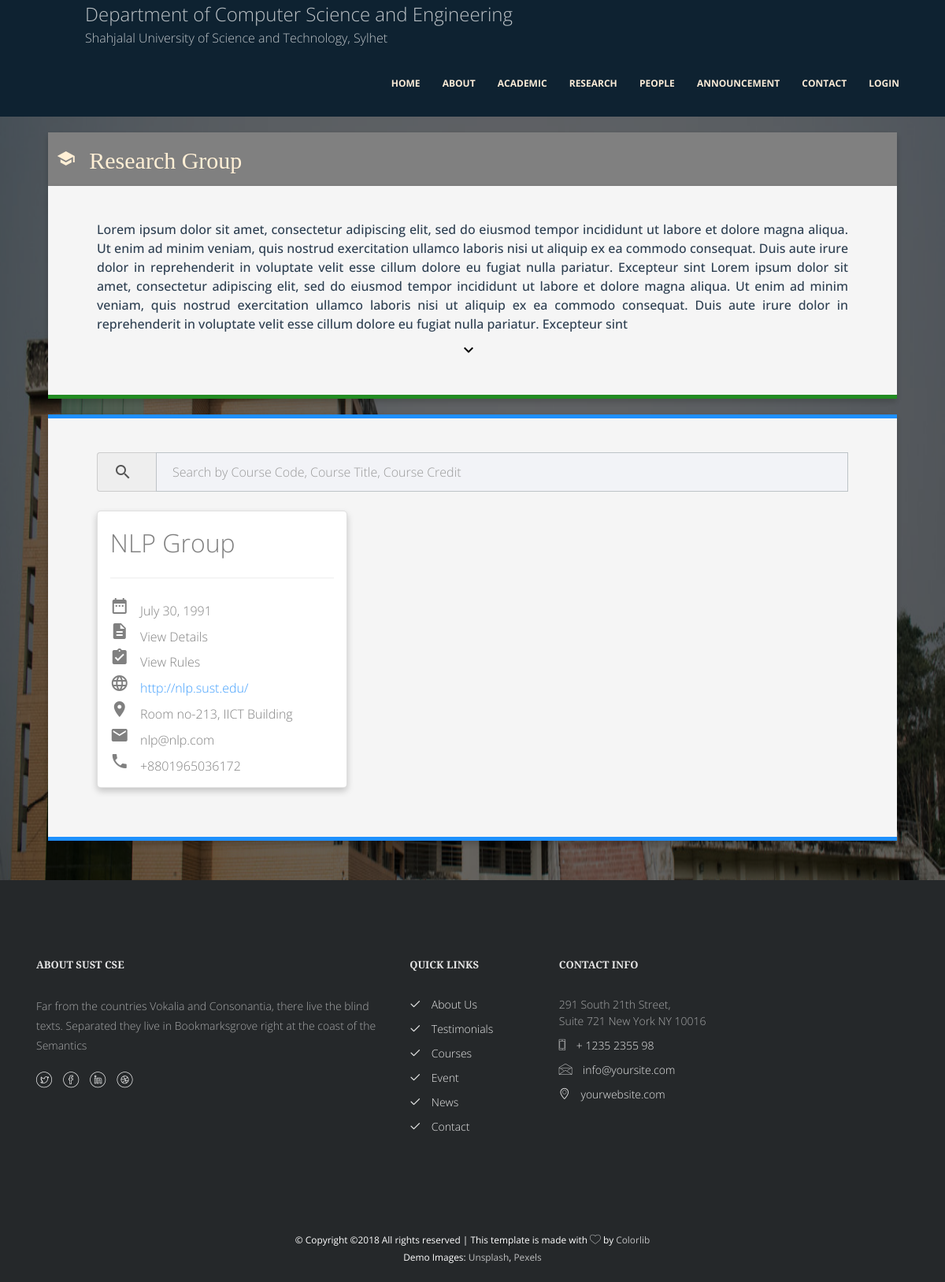
Screenshot of /research/groups/ with the database file from the repository.
### research/models.py (models this page shows, shortened)
class ResearchGroup(models.Model):
    name = models.CharField(max_length=200)
    date_established = models.DateField()
    office = models.CharField(blank=True, null=True, max_length=500)
    research_area = models.ManyToManyField(ResearchArea, related_name="research_group")
    about = models.TextField(blank=True, null=True)
    rules = models.TextField(blank=True, null=True)
    site_link = models.URLField(blank=True, null=True)
    email = models.EmailField(blank=True, null=True)
    contact = models.CharField(blank=True, null=True, max_length=200)
    def getStrippedName(self):
        return self.name.replace(" ", "")

### research/views.py (the view)
# urls.py: path('groups/', views.research_groups, name='research_groups'),
def research_groups(request):
    groups = ResearchGroup.objects.all()
    context={'groups': groups}
    return render(request, 'research/groups.html', context)

### templates/research/groups.html (shortened to what this page needs)
{% extends 'base.html' %}
{% block content %}
<div class="research-group-background">
    <div class="program-content-overlay">
        <div class="program-content">
            <div class="">
                <div class="row">
                    <div class="container">
                        <div class="col-md-12">
                            <h2 class="program-detail-card-header">
                                <i class="material-icons">school</i>
                                Research Group</h2>
                            <div class="classes class-single program-detail-header-card">
                                <div class="desc desc2 row">
                                    <div class="col-md-12 program-detail-container">
                                        <center class="faculty_detail_description">
                                            Lorem ipsum dolor sit amet, consectetur adipiscing elit, sed do eiusmod
                                            tempor
                                            incididunt ut labore et dolore magna aliqua. Ut enim ad minim veniam, quis
                                            nostrud exercitation ullamco laboris nisi ut aliquip ex ea commodo
                                            consequat.
                                            Duis aute irure dolor in reprehenderit in voluptate velit esse cillum dolore
                                            eu fugiat nulla pariatur. Excepteur sint Lorem ipsum dolor sit amet,
                                            consectetur
                                            adipiscing elit, sed do eiusmod tempor
                                            incididunt ut labore et dolore magna aliqua. Ut enim ad minim veniam, quis
                                            nostrud exercitation ullamco laboris nisi ut aliquip ex ea commodo
                                            consequat.
                                            Duis aute irure dolor in reprehenderit in voluptate velit esse cillum dolore
                                            eu fugiat nulla pariatur. Excepteur sint
                                        </center>
                                        <center>
                                            <a href="#curriculum-detail" style="color: black"><i class="material-icons">keyboard_arrow_down</i></a>
                                        </center>
                                    </div>
                                </div>
                            </div>
                        </div>
                    </div>
                </div>
            </div>
            <div id="curriculum-detail">
                <div class="row">
                    <div class="container">
                        <div class="col-md-12">
                            <div class="classes class-single curriculum-detail-container-card">
                                <div class="desc desc2 row">
                                    <div class="col-md-12 program-detail-container">
                                        <form>
                                            <div class="input-group">
                                                <span class="input-group-addon"><i
                                                        class="material-icons">search</i></span>
                                                <input style="border:1px solid #bdc3c7" id="searchItem" type="text"
                                                       class="form-control"
                                                       name="searchItem"
                                                       placeholder="Search by Course Code, Course Title, Course Credit"
                                                       data-toggle="hideseek" data-list=".list">
                                            </div>
                                            <br>
                                        </form>
                                        {% for group in groups %}
                                        <div class="col-md-4 col-sm-11 col-xs-11 card" style="padding: 0px">
                                            <div class="research_group_card">
                                                <span class="research_group_name">{{ group.name }}</span>
                                                <hr>
                                                <i class="material-icons">date_range</i> <span>  {{ group.date_established }}</span>
                                                <br>
                                                <i class="material-icons">description</i><span data-toggle="modal" data-target="#{{group.getStrippedName}}"
                                                               style="cursor: pointer">  View Details</span>
                                                <br>
                                                {% if group.rules %}
                                                    <i class="material-icons">assignment_turned_in</i> <span data-toggle="modal" data-target="#rules{{group.getStrippedName}}"
                                                               style="cursor: pointer">View Rules</span>
                                                {% endif %}
                                                <br>
                                                {% if group.site_link %}
                                                <i class="material-icons">language</i> <a href="{{ group.site_link }}">{{group.site_link}}</a>
                                                {% endif %}
                                                <br>
                                                {% if group.office %}
                                                <i class="material-icons">location_on</i> <span >{{group.office}}</span>
                                                {% endif %}
                                                <br>
                                                {% if group.email %}
                                                <i class="material-icons">email</i> <span href="{{ group.email }}">{{group.email}}</span>
                                                {% endif %}
                                                <br>
                                                {% if group.contact %}
                                                <i class="material-icons">phone</i> <span>{{ group.contact }}</span>
                                                {% endif %}
                                            </div>
                                        </div>
                                        {% endfor %}
                                    </div>
                                </div>
                            </div>
                        </div>
                    </div>
                </div>
            </div>
            <br><br>
        </div>
    </div>
</div>
{% endblock %}

### static/css/sidenav.css (style rules this page uses)
.card { box-shadow: 0 4px 8px 0 rgba(0,0,0,0.2); transition: 0.3s; border-radius: 5px; }

### static/css/publication_style.css (style rules this page uses)
.card { box-shadow: 0 4px 8px 0 rgba(0,0,0,0.2); transition: 0.3s; border-radius: 5px; }
.research-group-background { background-image: url(../images/bg3.jpg); background-size: 100% 100%; background-attachment: fixed; }
.research_group_card { padding: 5%; }
.research_group_name { font-size: 2em; }

### static/css/people_style.css (style rules this page uses)
* { margin: 0px; padding: 0px; }
.program-detail-header-card { box-shadow: 0 4px 8px 0 rgba(0, 0, 0, 0.2); transition: 0.3s; background: whitesmoke; border-bottom: 5px solid forestgreen; }
.program-detail-card-header { box-shadow: 0 4px 8px 0 rgba(0, 0, 0, 0.2); transition: 0.3s; margin-top: 5%; font-weight: 100; padding: 1%; color: papayawhip; font-family: cursive; margin-bottom: unset; background: gray; }
.card { background: white; box-shadow: 0 4px 8px 0 rgba(0, 0, 0, 0.2); transition: 0.3s; margin-bottom: 1em; }
.container { padding: 2px 16px; }
.program-content-overlay { background: rgba(0, 0, 0, 0.6); }
.program-content { padding-top: 7em; }
.program-detail-container { margin-top: 1%; padding: 0% 5% 2% 5%; }
.material-icons { padding-right: 10px; margin-top: 1%; }
.faculty_detail_description { font-weight: 500; text-align: justify; color: #2c3e50; }

### static/css/curriculum_style.css (style rules this page uses)
.curriculum-detail-container-card { box-shadow: 0 4px 8px 0 rgba(0, 0, 0, 0.2); transition: 0.3s; background: whitesmoke; border-bottom: 5px solid dodgerblue; border-top: 5px solid dodgerblue; margin-top: 1em; }

### static/css/style.css (style rules this page uses)
body { font-family: "Open Sans", Arial, sans-serif; font-weight: 300; font-size: 16px; line-height: 1.5; color: gray; background: #fff; }
h1, h2, h3, h4, h5, h6, figure { color: #000; font-family: "Playfair Display", Georgia, serif; font-weight: 400; margin: 0 0 20px 0; line-height: 1.5; }
.classes .desc { padding: 2em 1.5em 1.5em; }
.form-control { -webkit-box-shadow: none; -moz-box-shadow: none; -ms-box-shadow: none; -o-box-shadow: none; box-shadow: none; border: 1px solid #f0f0f0; font-size: 16px !important; font-weight: 300; background: #f2f3f7; -webkit-border-radius: 0px; -moz-border-radius: 0px; -ms-border-radius: 0px; border-radius: 0px; }
input[type="text"] { height: 50px; }

### rows the page displays
ResearchGroup: name "NLP Group", date_established "July 30, 1991", site_link "http://nlp.sust.edu/", office "Room no-213, IICT Building", email "nlp@nlp.com", contact "+8801965036172"
